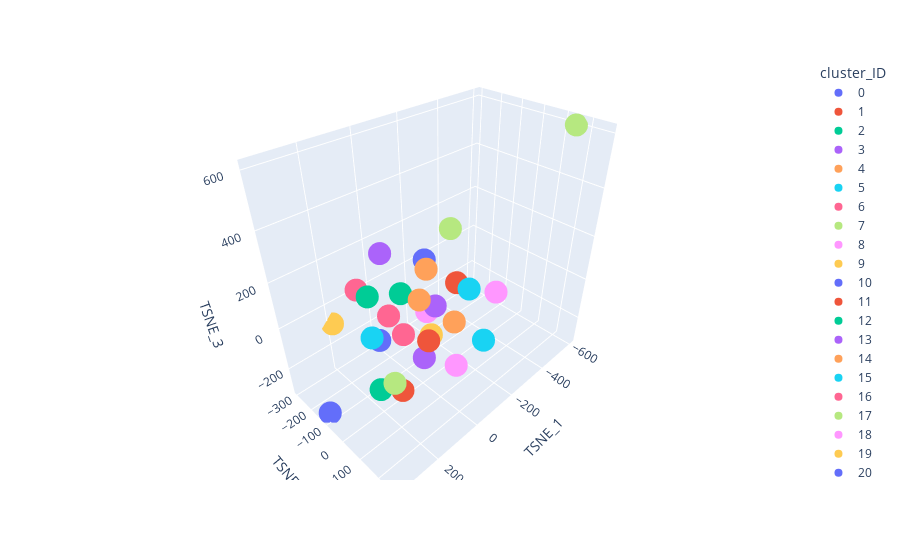
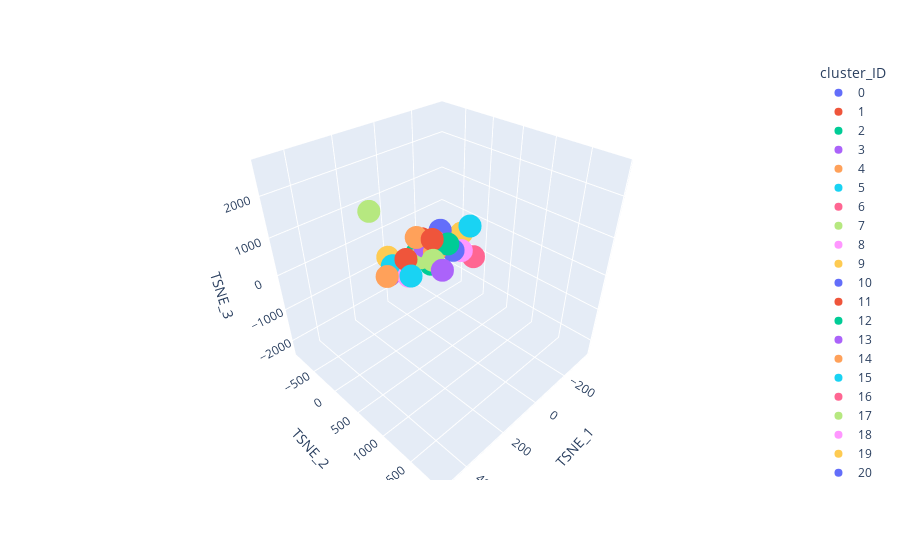
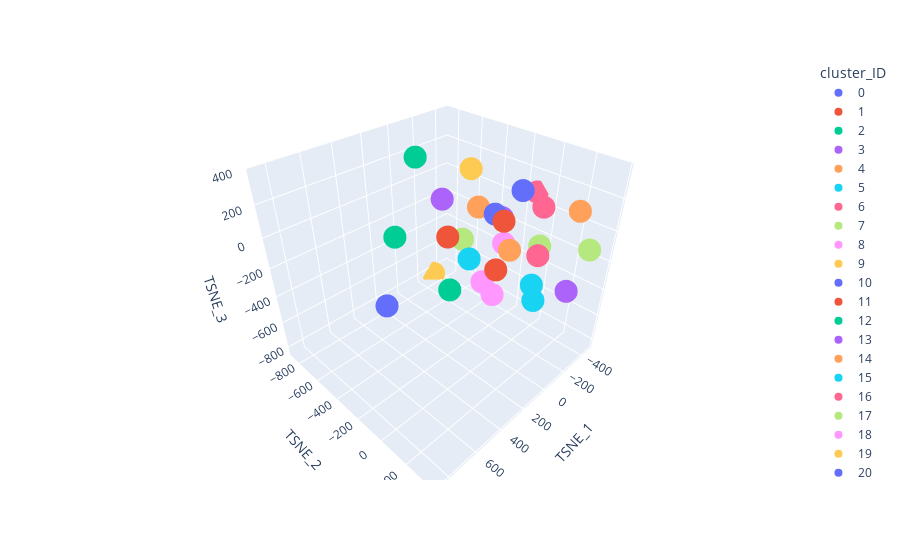
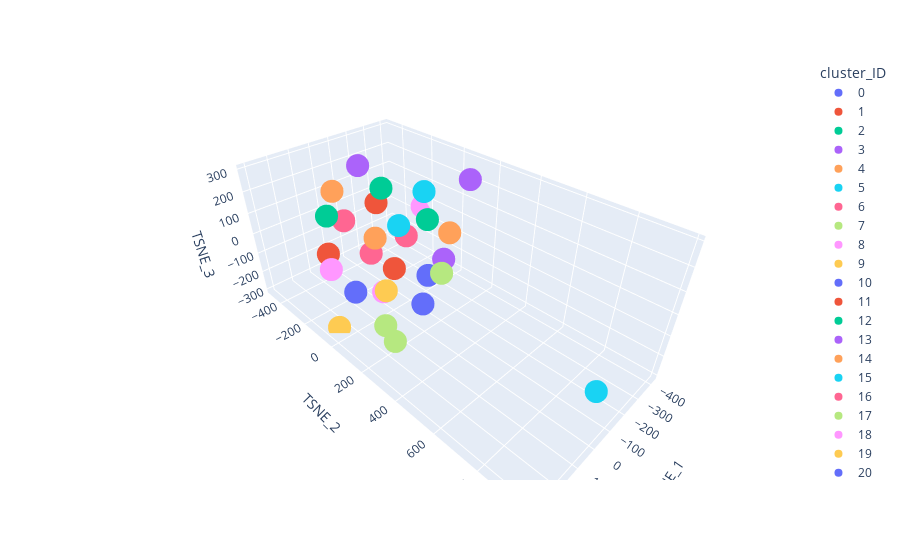

Notebook source saved alongside these figures, in order:
### Code cell
for perplexity in range(5,50,10):
    tsne_3_components = apply_tsne(X, 3, perplexity)
    plot_cluster_amine(tsne_3_components, tsne_3_components, distance = 6, method = 'TSNE')

### Figure 1 — Plotly figure (JSON) as saved in the notebook; plotly's stock layout.template omitted (floating-point values rounded to 4 significant figures)
{"data": [{"hovertemplate": "cluster_ID=0<br>TSNE_1=%{x}<br>TSNE_2=%{y}<br>TSNE_3=%{z}<extra></extra>", "legendgroup": "0", "marker": {"color": "#636efa", "symbol": "circle"}, "mode": "markers", "name": "0", "scene": "scene", "showlegend": true, "type": "scatter3d", "x": [358.3], "y": [-117.5], "z": [-304.8]}, {"hovertemplate": "cluster_ID=1<br>TSNE_1=%{x}<br>TSNE_2=%{y}<br>TSNE_3=%{z}<extra></extra>", "legendgroup": "1", "marker": {"color": "#EF553B", "symbol": "circle"}, "mode": "markers", "name": "1", "scene": "scene", "showlegend": true, "type": "scatter3d", "x": [131.0], "y": [31.74], "z": [-246.1]}, {"hovertemplate": "cluster_ID=2<br>TSNE_1=%{x}<br>TSNE_2=%{y}<br>TSNE_3=%{z}<extra></extra>", "legendgroup": "2", "marker": {"color": "#00cc96", "symbol": "circle"}, "mode": "markers", "name": "2", "scene": "scene", "showlegend": true, "type": "scatter3d", "x": [173.9], "y": [-69.85], "z": [161.2]}, {"hovertemplate": "cluster_ID=3<br>TSNE_1=%{x}<br>TSNE_2=%{y}<br>TSNE_3=%{z}<extra></extra>", "legendgroup": "3", "marker": {"color": "#ab63fa", "symbol": "circle"}, "mode": "markers", "name": "3", "scene": "scene", "showlegend": true, "type": "scatter3d", "x": [115.1], "y": [-60.86], "z": [309.1]}, {"hovertemplate": "cluster_ID=4<br>TSNE_1=%{x}<br>TSNE_2=%{y}<br>TSNE_3=%{z}<extra></extra>", "legendgroup": "4", "marker": {"color": "#FFA15A", "symbol": "circle"}, "mode": "markers", "name": "4", "scene": "scene", "showlegend": true, "type": "scatter3d", "x": [-132.9], "y": [37.68], "z": [-70.9]}, {"hovertemplate": "cluster_ID=5<br>TSNE_1=%{x}<br>TSNE_2=%{y}<br>TSNE_3=%{z}<extra></extra>", "legendgroup": "5", "marker": {"color": "#19d3f3", "symbol": "circle"}, "mode": "markers", "name": "5", "scene": "scene", "showlegend": true, "type": "scatter3d", "x": [184.1], "y": [-52.64], "z": [-4.046]}, {"hovertemplate": "cluster_ID=6<br>TSNE_1=%{x}<br>TSNE_2=%{y}<br>TSNE_3=%{z}<extra></extra>", "legendgroup": "6", "marker": {"color": "#FF6692", "symbol": "circle"}, "mode": "markers", "name": "6", "scene": "scene", "showlegend": true, "type": "scatter3d", "x": [116.9], "y": [-218.9], "z": [77.63]}, {"hovertemplate": "cluster_ID=7<br>TSNE_1=%{x}<br>TSNE_2=%{y}<br>TSNE_3=%{z}<extra></extra>", "legendgroup": "7", "marker": {"color": "#B6E880", "symbol": "circle"}, "mode": "markers", "name": "7", "scene": "scene", "showlegend": true, "type": "scatter3d", "x": [-136.4], "y": [8.758], "z": [325.4]}, {"hovertemplate": "cluster_ID=8<br>TSNE_1=%{x}<br>TSNE_2=%{y}<br>TSNE_3=%{z}<extra></extra>", "legendgroup": "8", "marker": {"color": "#FF97FF", "symbol": "circle"}, "mode": "markers", "name": "8", "scene": "scene", "showlegend": true, "type": "scatter3d", "x": [-4.114], "y": [172.2], "z": [-110.7]}, {"hovertemplate": "cluster_ID=9<br>TSNE_1=%{x}<br>TSNE_2=%{y}<br>TSNE_3=%{z}<extra></extra>", "legendgroup": "9", "marker": {"color": "#FECB52", "symbol": "circle"}, "mode": "markers", "name": "9", "scene": "scene", "showlegend": true, "type": "scatter3d", "x": [189.8], "y": [-298.1], "z": [-88.44]}, {"hovertemplate": "cluster_ID=10<br>TSNE_1=%{x}<br>TSNE_2=%{y}<br>TSNE_3=%{z}<extra></extra>", "legendgroup": "10", "marker": {"color": "#636efa", "symbol": "circle"}, "mode": "markers", "name": "10", "scene": "scene", "showlegend": true, "type": "scatter3d", "x": [-121.2], "y": [-109.1], "z": [148.7]}, {"hovertemplate": "cluster_ID=11<br>TSNE_1=%{x}<br>TSNE_2=%{y}<br>TSNE_3=%{z}<extra></extra>", "legendgroup": "11", "marker": {"color": "#EF553B", "symbol": "circle"}, "mode": "markers", "name": "11", "scene": "scene", "showlegend": true, "type": "scatter3d", "x": [29.49], "y": [68.02], "z": [-39.99]}, {"hovertemplate": "cluster_ID=12<br>TSNE_1=%{x}<br>TSNE_2=%{y}<br>TSNE_3=%{z}<extra></extra>", "legendgroup": "12", "marker": {"color": "#00cc96", "symbol": "circle"}, "mode": "markers", "name": "12", "scene": "scene", "showlegend": true, "type": "scatter3d", "x": [2.328], "y": [-107.5], "z": [59.41]}, {"hovertemplate": "cluster_ID=13<br>TSNE_1=%{x}<br>TSNE_2=%{y}<br>TSNE_3=%{z}<extra></extra>", "legendgroup": "13", "marker": {"color": "#ab63fa", "symbol": "circle"}, "mode": "markers", "name": "13", "scene": "scene", "showlegend": true, "type": "scatter3d", "x": [-24.72], "y": [-17.29], "z": [-221.9]}, {"hovertemplate": "cluster_ID=14<br>TSNE_1=%{x}<br>TSNE_2=%{y}<br>TSNE_3=%{z}<extra></extra>", "legendgroup": "14", "marker": {"color": "#FFA15A", "symbol": "circle"}, "mode": "markers", "name": "14", "scene": "scene", "showlegend": true, "type": "scatter3d", "x": [110.1], "y": [115.6], "z": [216.8]}, {"hovertemplate": "cluster_ID=15<br>TSNE_1=%{x}<br>TSNE_2=%{y}<br>TSNE_3=%{z}<extra></extra>", "legendgroup": "15", "marker": {"color": "#19d3f3", "symbol": "circle"}, "mode": "markers", "name": "15", "scene": "scene", "showlegend": true, "type": "scatter3d", "x": [-27.44], "y": [269.2], "z": [58.65]}, {"hovertemplate": "cluster_ID=16<br>TSNE_1=%{x}<br>TSNE_2=%{y}<br>TSNE_3=%{z}<extra></extra>", "legendgroup": "16", "marker": {"color": "#FF6692", "symbol": "circle"}, "mode": "markers", "name": "16", "scene": "scene", "showlegend": true, "type": "scatter3d", "x": [165.6], "y": [97.01], "z": [96.48]}, {"hovertemplate": "cluster_ID=17<br>TSNE_1=%{x}<br>TSNE_2=%{y}<br>TSNE_3=%{z}<extra></extra>", "legendgroup": "17", "marker": {"color": "#B6E880", "symbol": "circle"}, "mode": "markers", "name": "17", "scene": "scene", "showlegend": true, "type": "scatter3d", "x": [-601.5], "y": [154.7], "z": [602.8]}, {"hovertemplate": "cluster_ID=18<br>TSNE_1=%{x}<br>TSNE_2=%{y}<br>TSNE_3=%{z}<extra></extra>", "legendgroup": "18", "marker": {"color": "#FF97FF", "symbol": "circle"}, "mode": "markers", "name": "18", "scene": "scene", "showlegend": true, "type": "scatter3d", "x": [-89.89], "y": [-67.91], "z": [-56.89]}, {"hovertemplate": "cluster_ID=19<br>TSNE_1=%{x}<br>TSNE_2=%{y}<br>TSNE_3=%{z}<extra></extra>", "legendgroup": "19", "marker": {"color": "#FECB52", "symbol": "circle"}, "mode": "markers", "name": "19", "scene": "scene", "showlegend": true, "type": "scatter3d", "x": [-161.9], "y": [-120.7], "z": [-257.6]}, {"hovertemplate": "cluster_ID=20<br>TSNE_1=%{x}<br>TSNE_2=%{y}<br>TSNE_3=%{z}<extra></extra>", "legendgroup": "20", "marker": {"color": "#636efa", "symbol": "circle"}, "mode": "markers", "name": "20", "scene": "scene", "showlegend": true, "type": "scatter3d", "x": [104.7], "y": [-120.3], "z": [-113.1]}, {"hovertemplate": "cluster_ID=21<br>TSNE_1=%{x}<br>TSNE_2=%{y}<br>TSNE_3=%{z}<extra></extra>", "legendgroup": "21", "marker": {"color": "#EF553B", "symbol": "circle"}, "mode": "markers", "name": "21", "scene": "scene", "showlegend": true, "type": "scatter3d", "x": [-243.4], "y": [-57.07], "z": [6.626]}, {"hovertemplate": "cluster_ID=22<br>TSNE_1=%{x}<br>TSNE_2=%{y}<br>TSNE_3=%{z}<extra></extra>", "legendgroup": "22", "marker": {"color": "#00cc96", "symbol": "circle"}, "mode": "markers", "name": "22", "scene": "scene", "showlegend": true, "type": "scatter3d", "x": [222.1], "y": [24.28], "z": [-174.5]}, {"hovertemplate": "cluster_ID=23<br>TSNE_1=%{x}<br>TSNE_2=%{y}<br>TSNE_3=%{z}<extra></extra>", "legendgroup": "23", "marker": {"color": "#ab63fa", "symbol": "circle"}, "mode": "markers", "name": "23", "scene": "scene", "showlegend": true, "type": "scatter3d", "x": [-55.89], "y": [14.46], "z": [38.6]}, {"hovertemplate": "cluster_ID=24<br>TSNE_1=%{x}<br>TSNE_2=%{y}<br>TSNE_3=%{z}<extra></extra>", "legendgroup": "24", "marker": {"color": "#FFA15A", "symbol": "circle"}, "mode": "markers", "name": "24", "scene": "scene", "showlegend": true, "type": "scatter3d", "x": [-53.11], "y": [-26.76], "z": [181.5]}, {"hovertemplate": "cluster_ID=25<br>TSNE_1=%{x}<br>TSNE_2=%{y}<br>TSNE_3=%{z}<extra></extra>", "legendgroup": "25", "marker": {"color": "#19d3f3", "symbol": "circle"}, "mode": "markers", "name": "25", "scene": "scene", "showlegend": true, "type": "scatter3d", "x": [-63.36], "y": [167.1], "z": [193.8]}, {"hovertemplate": "cluster_ID=26<br>TSNE_1=%{x}<br>TSNE_2=%{y}<br>TSNE_3=%{z}<extra></extra>", "legendgroup": "26", "marker": {"color": "#FF6692", "symbol": "circle"}, "mode": "markers", "name": "26", "scene": "scene", "showlegend": true, "type": "scatter3d", "x": [-14.25], "y": [-211.3], "z": [-119.6]}, {"hovertemplate": "cluster_ID=27<br>TSNE_1=%{x}<br>TSNE_2=%{y}<br>TSNE_3=%{z}<extra></extra>", "legendgroup": "27", "marker": {"color": "#B6E880", "symbol": "circle"}, "mode": "markers", "name": "27", "scene": "scene", "showlegend": true, "type": "scatter3d", "x": [224.0], "y": [109.5], "z": [-74.3]}, {"hovertemplate": "cluster_ID=28<br>TSNE_1=%{x}<br>TSNE_2=%{y}<br>TSNE_3=%{z}<extra></extra>", "legendgroup": "28", "marker": {"color": "#FF97FF", "symbol": "circle"}, "mode": "markers", "name": "28", "scene": "scene", "showlegend": true, "type": "scatter3d", "x": [-244.1], "y": [139.3], "z": [66.87]}], "layout": {"legend": {"title": {"text": "cluster_ID"}, "tracegroupgap": 0}, "margin": {"t": 60}, "scene": {"domain": {"x": [0, 1], "y": [0, 1]}, "xaxis": {"title": {"text": "TSNE_1"}}, "yaxis": {"title": {"text": "TSNE_2"}}, "zaxis": {"title": {"text": "TSNE_3"}}}}}

### Figure 2 — Plotly figure (JSON) as saved in the notebook; plotly's stock layout.template omitted (floating-point values rounded to 4 significant figures)
{"data": [{"hovertemplate": "cluster_ID=0<br>TSNE_1=%{x}<br>TSNE_2=%{y}<br>TSNE_3=%{z}<extra></extra>", "legendgroup": "0", "marker": {"color": "#636efa", "symbol": "circle"}, "mode": "markers", "name": "0", "scene": "scene", "showlegend": true, "type": "scatter3d", "x": [-84.54], "y": [210.6], "z": [17.61]}, {"hovertemplate": "cluster_ID=1<br>TSNE_1=%{x}<br>TSNE_2=%{y}<br>TSNE_3=%{z}<extra></extra>", "legendgroup": "1", "marker": {"color": "#EF553B", "symbol": "circle"}, "mode": "markers", "name": "1", "scene": "scene", "showlegend": true, "type": "scatter3d", "x": [-71.84], "y": [-376.5], "z": [-73.88]}, {"hovertemplate": "cluster_ID=2<br>TSNE_1=%{x}<br>TSNE_2=%{y}<br>TSNE_3=%{z}<extra></extra>", "legendgroup": "2", "marker": {"color": "#00cc96", "symbol": "circle"}, "mode": "markers", "name": "2", "scene": "scene", "showlegend": true, "type": "scatter3d", "x": [0.5101], "y": [-225.9], "z": [-195.8]}, {"hovertemplate": "cluster_ID=3<br>TSNE_1=%{x}<br>TSNE_2=%{y}<br>TSNE_3=%{z}<extra></extra>", "legendgroup": "3", "marker": {"color": "#ab63fa", "symbol": "circle"}, "mode": "markers", "name": "3", "scene": "scene", "showlegend": true, "type": "scatter3d", "x": [183.0], "y": [-111.9], "z": [-224.5]}, {"hovertemplate": "cluster_ID=4<br>TSNE_1=%{x}<br>TSNE_2=%{y}<br>TSNE_3=%{z}<extra></extra>", "legendgroup": "4", "marker": {"color": "#FFA15A", "symbol": "circle"}, "mode": "markers", "name": "4", "scene": "scene", "showlegend": true, "type": "scatter3d", "x": [9.746], "y": [-189.4], "z": [316.5]}, {"hovertemplate": "cluster_ID=5<br>TSNE_1=%{x}<br>TSNE_2=%{y}<br>TSNE_3=%{z}<extra></extra>", "legendgroup": "5", "marker": {"color": "#19d3f3", "symbol": "circle"}, "mode": "markers", "name": "5", "scene": "scene", "showlegend": true, "type": "scatter3d", "x": [-235.4], "y": [66.34], "z": [231.9]}, {"hovertemplate": "cluster_ID=6<br>TSNE_1=%{x}<br>TSNE_2=%{y}<br>TSNE_3=%{z}<extra></extra>", "legendgroup": "6", "marker": {"color": "#FF6692", "symbol": "circle"}, "mode": "markers", "name": "6", "scene": "scene", "showlegend": true, "type": "scatter3d", "x": [-352.9], "y": [-880.4], "z": [-2327.0]}, {"hovertemplate": "cluster_ID=7<br>TSNE_1=%{x}<br>TSNE_2=%{y}<br>TSNE_3=%{z}<extra></extra>", "legendgroup": "7", "marker": {"color": "#B6E880", "symbol": "circle"}, "mode": "markers", "name": "7", "scene": "scene", "showlegend": true, "type": "scatter3d", "x": [55.06], "y": [291.2], "z": [184.9]}, {"hovertemplate": "cluster_ID=8<br>TSNE_1=%{x}<br>TSNE_2=%{y}<br>TSNE_3=%{z}<extra></extra>", "legendgroup": "8", "marker": {"color": "#FF97FF", "symbol": "circle"}, "mode": "markers", "name": "8", "scene": "scene", "showlegend": true, "type": "scatter3d", "x": [-186.8], "y": [-30.15], "z": [-196.1]}, {"hovertemplate": "cluster_ID=9<br>TSNE_1=%{x}<br>TSNE_2=%{y}<br>TSNE_3=%{z}<extra></extra>", "legendgroup": "9", "marker": {"color": "#FECB52", "symbol": "circle"}, "mode": "markers", "name": "9", "scene": "scene", "showlegend": true, "type": "scatter3d", "x": [158.2], "y": [-217.6], "z": [128.8]}, {"hovertemplate": "cluster_ID=10<br>TSNE_1=%{x}<br>TSNE_2=%{y}<br>TSNE_3=%{z}<extra></extra>", "legendgroup": "10", "marker": {"color": "#636efa", "symbol": "circle"}, "mode": "markers", "name": "10", "scene": "scene", "showlegend": true, "type": "scatter3d", "x": [42.55], "y": [-203.2], "z": [-389.2]}, {"hovertemplate": "cluster_ID=11<br>TSNE_1=%{x}<br>TSNE_2=%{y}<br>TSNE_3=%{z}<extra></extra>", "legendgroup": "11", "marker": {"color": "#EF553B", "symbol": "circle"}, "mode": "markers", "name": "11", "scene": "scene", "showlegend": true, "type": "scatter3d", "x": [130.6], "y": [43.66], "z": [210.8]}, {"hovertemplate": "cluster_ID=12<br>TSNE_1=%{x}<br>TSNE_2=%{y}<br>TSNE_3=%{z}<extra></extra>", "legendgroup": "12", "marker": {"color": "#00cc96", "symbol": "circle"}, "mode": "markers", "name": "12", "scene": "scene", "showlegend": true, "type": "scatter3d", "x": [-3.306], "y": [50.99], "z": [-299.6]}, {"hovertemplate": "cluster_ID=13<br>TSNE_1=%{x}<br>TSNE_2=%{y}<br>TSNE_3=%{z}<extra></extra>", "legendgroup": "13", "marker": {"color": "#ab63fa", "symbol": "circle"}, "mode": "markers", "name": "13", "scene": "scene", "showlegend": true, "type": "scatter3d", "x": [-8.03], "y": [-91.22], "z": [99.44]}, {"hovertemplate": "cluster_ID=14<br>TSNE_1=%{x}<br>TSNE_2=%{y}<br>TSNE_3=%{z}<extra></extra>", "legendgroup": "14", "marker": {"color": "#FFA15A", "symbol": "circle"}, "mode": "markers", "name": "14", "scene": "scene", "showlegend": true, "type": "scatter3d", "x": [-26.33], "y": [42.98], "z": [-10.34]}, {"hovertemplate": "cluster_ID=15<br>TSNE_1=%{x}<br>TSNE_2=%{y}<br>TSNE_3=%{z}<extra></extra>", "legendgroup": "15", "marker": {"color": "#19d3f3", "symbol": "circle"}, "mode": "markers", "name": "15", "scene": "scene", "showlegend": true, "type": "scatter3d", "x": [159.4], "y": [-127.8], "z": [-32.23]}, {"hovertemplate": "cluster_ID=16<br>TSNE_1=%{x}<br>TSNE_2=%{y}<br>TSNE_3=%{z}<extra></extra>", "legendgroup": "16", "marker": {"color": "#FF6692", "symbol": "circle"}, "mode": "markers", "name": "16", "scene": "scene", "showlegend": true, "type": "scatter3d", "x": [-90.66], "y": [-162.7], "z": [-41.02]}, {"hovertemplate": "cluster_ID=17<br>TSNE_1=%{x}<br>TSNE_2=%{y}<br>TSNE_3=%{z}<extra></extra>", "legendgroup": "17", "marker": {"color": "#B6E880", "symbol": "circle"}, "mode": "markers", "name": "17", "scene": "scene", "showlegend": true, "type": "scatter3d", "x": [22.85], "y": [-66.68], "z": [-136.9]}, {"hovertemplate": "cluster_ID=18<br>TSNE_1=%{x}<br>TSNE_2=%{y}<br>TSNE_3=%{z}<extra></extra>", "legendgroup": "18", "marker": {"color": "#FF97FF", "symbol": "circle"}, "mode": "markers", "name": "18", "scene": "scene", "showlegend": true, "type": "scatter3d", "x": [139.6], "y": [118.2], "z": [-171.1]}, {"hovertemplate": "cluster_ID=19<br>TSNE_1=%{x}<br>TSNE_2=%{y}<br>TSNE_3=%{z}<extra></extra>", "legendgroup": "19", "marker": {"color": "#FECB52", "symbol": "circle"}, "mode": "markers", "name": "19", "scene": "scene", "showlegend": true, "type": "scatter3d", "x": [-208.8], "y": [-15.5], "z": [28.45]}, {"hovertemplate": "cluster_ID=20<br>TSNE_1=%{x}<br>TSNE_2=%{y}<br>TSNE_3=%{z}<extra></extra>", "legendgroup": "20", "marker": {"color": "#636efa", "symbol": "circle"}, "mode": "markers", "name": "20", "scene": "scene", "showlegend": true, "type": "scatter3d", "x": [-140.8], "y": [-226.3], "z": [122.0]}, {"hovertemplate": "cluster_ID=21<br>TSNE_1=%{x}<br>TSNE_2=%{y}<br>TSNE_3=%{z}<extra></extra>", "legendgroup": "21", "marker": {"color": "#EF553B", "symbol": "circle"}, "mode": "markers", "name": "21", "scene": "scene", "showlegend": true, "type": "scatter3d", "x": [-31.24], "y": [-16.75], "z": [289.2]}, {"hovertemplate": "cluster_ID=22<br>TSNE_1=%{x}<br>TSNE_2=%{y}<br>TSNE_3=%{z}<extra></extra>", "legendgroup": "22", "marker": {"color": "#00cc96", "symbol": "circle"}, "mode": "markers", "name": "22", "scene": "scene", "showlegend": true, "type": "scatter3d", "x": [-70.4], "y": [153.7], "z": [193.7]}, {"hovertemplate": "cluster_ID=23<br>TSNE_1=%{x}<br>TSNE_2=%{y}<br>TSNE_3=%{z}<extra></extra>", "legendgroup": "23", "marker": {"color": "#ab63fa", "symbol": "circle"}, "mode": "markers", "name": "23", "scene": "scene", "showlegend": true, "type": "scatter3d", "x": [496.7], "y": [1920.0], "z": [2640.0]}, {"hovertemplate": "cluster_ID=24<br>TSNE_1=%{x}<br>TSNE_2=%{y}<br>TSNE_3=%{z}<extra></extra>", "legendgroup": "24", "marker": {"color": "#FFA15A", "symbol": "circle"}, "mode": "markers", "name": "24", "scene": "scene", "showlegend": true, "type": "scatter3d", "x": [230.7], "y": [49.65], "z": [30.84]}, {"hovertemplate": "cluster_ID=25<br>TSNE_1=%{x}<br>TSNE_2=%{y}<br>TSNE_3=%{z}<extra></extra>", "legendgroup": "25", "marker": {"color": "#19d3f3", "symbol": "circle"}, "mode": "markers", "name": "25", "scene": "scene", "showlegend": true, "type": "scatter3d", "x": [157.7], "y": [234.4], "z": [-6.904]}, {"hovertemplate": "cluster_ID=26<br>TSNE_1=%{x}<br>TSNE_2=%{y}<br>TSNE_3=%{z}<extra></extra>", "legendgroup": "26", "marker": {"color": "#FF6692", "symbol": "circle"}, "mode": "markers", "name": "26", "scene": "scene", "showlegend": true, "type": "scatter3d", "x": [-303.3], "y": [-37.36], "z": [-978.0]}, {"hovertemplate": "cluster_ID=27<br>TSNE_1=%{x}<br>TSNE_2=%{y}<br>TSNE_3=%{z}<extra></extra>", "legendgroup": "27", "marker": {"color": "#B6E880", "symbol": "circle"}, "mode": "markers", "name": "27", "scene": "scene", "showlegend": true, "type": "scatter3d", "x": [281.9], "y": [21.8], "z": [1791.0]}, {"hovertemplate": "cluster_ID=28<br>TSNE_1=%{x}<br>TSNE_2=%{y}<br>TSNE_3=%{z}<extra></extra>", "legendgroup": "28", "marker": {"color": "#FF97FF", "symbol": "circle"}, "mode": "markers", "name": "28", "scene": "scene", "showlegend": true, "type": "scatter3d", "x": [-143.2], "y": [187.0], "z": [-165.8]}], "layout": {"legend": {"title": {"text": "cluster_ID"}, "tracegroupgap": 0}, "margin": {"t": 60}, "scene": {"domain": {"x": [0, 1], "y": [0, 1]}, "xaxis": {"title": {"text": "TSNE_1"}}, "yaxis": {"title": {"text": "TSNE_2"}}, "zaxis": {"title": {"text": "TSNE_3"}}}}}

### Figure 3 — Plotly figure (JSON) as saved in the notebook; plotly's stock layout.template omitted (floating-point values rounded to 4 significant figures)
{"data": [{"hovertemplate": "cluster_ID=0<br>TSNE_1=%{x}<br>TSNE_2=%{y}<br>TSNE_3=%{z}<extra></extra>", "legendgroup": "0", "marker": {"color": "#636efa", "symbol": "circle"}, "mode": "markers", "name": "0", "scene": "scene", "showlegend": true, "type": "scatter3d", "x": [861.8], "y": [87.46], "z": [83.44]}, {"hovertemplate": "cluster_ID=1<br>TSNE_1=%{x}<br>TSNE_2=%{y}<br>TSNE_3=%{z}<extra></extra>", "legendgroup": "1", "marker": {"color": "#EF553B", "symbol": "circle"}, "mode": "markers", "name": "1", "scene": "scene", "showlegend": true, "type": "scatter3d", "x": [304.7], "y": [-104.1], "z": [96.02]}, {"hovertemplate": "cluster_ID=2<br>TSNE_1=%{x}<br>TSNE_2=%{y}<br>TSNE_3=%{z}<extra></extra>", "legendgroup": "2", "marker": {"color": "#00cc96", "symbol": "circle"}, "mode": "markers", "name": "2", "scene": "scene", "showlegend": true, "type": "scatter3d", "x": [501.2], "y": [-280.9], "z": [103.7]}, {"hovertemplate": "cluster_ID=3<br>TSNE_1=%{x}<br>TSNE_2=%{y}<br>TSNE_3=%{z}<extra></extra>", "legendgroup": "3", "marker": {"color": "#ab63fa", "symbol": "circle"}, "mode": "markers", "name": "3", "scene": "scene", "showlegend": true, "type": "scatter3d", "x": [53.08], "y": [-395.4], "z": [110.0]}, {"hovertemplate": "cluster_ID=4<br>TSNE_1=%{x}<br>TSNE_2=%{y}<br>TSNE_3=%{z}<extra></extra>", "legendgroup": "4", "marker": {"color": "#FFA15A", "symbol": "circle"}, "mode": "markers", "name": "4", "scene": "scene", "showlegend": true, "type": "scatter3d", "x": [-12.32], "y": [-180.7], "z": [116.7]}, {"hovertemplate": "cluster_ID=5<br>TSNE_1=%{x}<br>TSNE_2=%{y}<br>TSNE_3=%{z}<extra></extra>", "legendgroup": "5", "marker": {"color": "#19d3f3", "symbol": "circle"}, "mode": "markers", "name": "5", "scene": "scene", "showlegend": true, "type": "scatter3d", "x": [98.61], "y": [307.2], "z": [-195.3]}, {"hovertemplate": "cluster_ID=6<br>TSNE_1=%{x}<br>TSNE_2=%{y}<br>TSNE_3=%{z}<extra></extra>", "legendgroup": "6", "marker": {"color": "#FF6692", "symbol": "circle"}, "mode": "markers", "name": "6", "scene": "scene", "showlegend": true, "type": "scatter3d", "x": [-308.3], "y": [43.28], "z": [88.33]}, {"hovertemplate": "cluster_ID=7<br>TSNE_1=%{x}<br>TSNE_2=%{y}<br>TSNE_3=%{z}<extra></extra>", "legendgroup": "7", "marker": {"color": "#B6E880", "symbol": "circle"}, "mode": "markers", "name": "7", "scene": "scene", "showlegend": true, "type": "scatter3d", "x": [-290.5], "y": [368.9], "z": [-37.8]}, {"hovertemplate": "cluster_ID=8<br>TSNE_1=%{x}<br>TSNE_2=%{y}<br>TSNE_3=%{z}<extra></extra>", "legendgroup": "8", "marker": {"color": "#FF97FF", "symbol": "circle"}, "mode": "markers", "name": "8", "scene": "scene", "showlegend": true, "type": "scatter3d", "x": [-50.47], "y": [-158.3], "z": [-398.3]}, {"hovertemplate": "cluster_ID=9<br>TSNE_1=%{x}<br>TSNE_2=%{y}<br>TSNE_3=%{z}<extra></extra>", "legendgroup": "9", "marker": {"color": "#FECB52", "symbol": "circle"}, "mode": "markers", "name": "9", "scene": "scene", "showlegend": true, "type": "scatter3d", "x": [3.688], "y": [-229.7], "z": [330.5]}, {"hovertemplate": "cluster_ID=10<br>TSNE_1=%{x}<br>TSNE_2=%{y}<br>TSNE_3=%{z}<extra></extra>", "legendgroup": "10", "marker": {"color": "#636efa", "symbol": "circle"}, "mode": "markers", "name": "10", "scene": "scene", "showlegend": true, "type": "scatter3d", "x": [75.38], "y": [6.711], "z": [180.4]}, {"hovertemplate": "cluster_ID=11<br>TSNE_1=%{x}<br>TSNE_2=%{y}<br>TSNE_3=%{z}<extra></extra>", "legendgroup": "11", "marker": {"color": "#EF553B", "symbol": "circle"}, "mode": "markers", "name": "11", "scene": "scene", "showlegend": true, "type": "scatter3d", "x": [-27.88], "y": [-43.37], "z": [-241.8]}, {"hovertemplate": "cluster_ID=12<br>TSNE_1=%{x}<br>TSNE_2=%{y}<br>TSNE_3=%{z}<extra></extra>", "legendgroup": "12", "marker": {"color": "#00cc96", "symbol": "circle"}, "mode": "markers", "name": "12", "scene": "scene", "showlegend": true, "type": "scatter3d", "x": [379.6], "y": [-13.99], "z": [-148.8]}, {"hovertemplate": "cluster_ID=13<br>TSNE_1=%{x}<br>TSNE_2=%{y}<br>TSNE_3=%{z}<extra></extra>", "legendgroup": "13", "marker": {"color": "#ab63fa", "symbol": "circle"}, "mode": "markers", "name": "13", "scene": "scene", "showlegend": true, "type": "scatter3d", "x": [-113.7], "y": [369.7], "z": [-217.8]}, {"hovertemplate": "cluster_ID=14<br>TSNE_1=%{x}<br>TSNE_2=%{y}<br>TSNE_3=%{z}<extra></extra>", "legendgroup": "14", "marker": {"color": "#FFA15A", "symbol": "circle"}, "mode": "markers", "name": "14", "scene": "scene", "showlegend": true, "type": "scatter3d", "x": [-231.3], "y": [307.8], "z": [194.3]}, {"hovertemplate": "cluster_ID=15<br>TSNE_1=%{x}<br>TSNE_2=%{y}<br>TSNE_3=%{z}<extra></extra>", "legendgroup": "15", "marker": {"color": "#19d3f3", "symbol": "circle"}, "mode": "markers", "name": "15", "scene": "scene", "showlegend": true, "type": "scatter3d", "x": [-112.5], "y": [151.6], "z": [-291.9]}, {"hovertemplate": "cluster_ID=16<br>TSNE_1=%{x}<br>TSNE_2=%{y}<br>TSNE_3=%{z}<extra></extra>", "legendgroup": "16", "marker": {"color": "#FF6692", "symbol": "circle"}, "mode": "markers", "name": "16", "scene": "scene", "showlegend": true, "type": "scatter3d", "x": [-465.1], "y": [-114.9], "z": [70.94]}, {"hovertemplate": "cluster_ID=17<br>TSNE_1=%{x}<br>TSNE_2=%{y}<br>TSNE_3=%{z}<extra></extra>", "legendgroup": "17", "marker": {"color": "#B6E880", "symbol": "circle"}, "mode": "markers", "name": "17", "scene": "scene", "showlegend": true, "type": "scatter3d", "x": [33.7], "y": [-251.0], "z": [-99.67]}, {"hovertemplate": "cluster_ID=18<br>TSNE_1=%{x}<br>TSNE_2=%{y}<br>TSNE_3=%{z}<extra></extra>", "legendgroup": "18", "marker": {"color": "#FF97FF", "symbol": "circle"}, "mode": "markers", "name": "18", "scene": "scene", "showlegend": true, "type": "scatter3d", "x": [-25.4], "y": [-0.8365], "z": [-43.0]}, {"hovertemplate": "cluster_ID=19<br>TSNE_1=%{x}<br>TSNE_2=%{y}<br>TSNE_3=%{z}<extra></extra>", "legendgroup": "19", "marker": {"color": "#FECB52", "symbol": "circle"}, "mode": "markers", "name": "19", "scene": "scene", "showlegend": true, "type": "scatter3d", "x": [-323.6], "y": [-866.3], "z": [-832.5]}, {"hovertemplate": "cluster_ID=20<br>TSNE_1=%{x}<br>TSNE_2=%{y}<br>TSNE_3=%{z}<extra></extra>", "legendgroup": "20", "marker": {"color": "#636efa", "symbol": "circle"}, "mode": "markers", "name": "20", "scene": "scene", "showlegend": true, "type": "scatter3d", "x": [-145.9], "y": [6.799], "z": [234.3]}, {"hovertemplate": "cluster_ID=21<br>TSNE_1=%{x}<br>TSNE_2=%{y}<br>TSNE_3=%{z}<extra></extra>", "legendgroup": "21", "marker": {"color": "#EF553B", "symbol": "circle"}, "mode": "markers", "name": "21", "scene": "scene", "showlegend": true, "type": "scatter3d", "x": [237.1], "y": [187.7], "z": [277.7]}, {"hovertemplate": "cluster_ID=22<br>TSNE_1=%{x}<br>TSNE_2=%{y}<br>TSNE_3=%{z}<extra></extra>", "legendgroup": "22", "marker": {"color": "#00cc96", "symbol": "circle"}, "mode": "markers", "name": "22", "scene": "scene", "showlegend": true, "type": "scatter3d", "x": [163.7], "y": [-487.6], "z": [365.5]}, {"hovertemplate": "cluster_ID=23<br>TSNE_1=%{x}<br>TSNE_2=%{y}<br>TSNE_3=%{z}<extra></extra>", "legendgroup": "23", "marker": {"color": "#ab63fa", "symbol": "circle"}, "mode": "markers", "name": "23", "scene": "scene", "showlegend": true, "type": "scatter3d", "x": [-189.4], "y": [-149.0], "z": [-7.142]}, {"hovertemplate": "cluster_ID=24<br>TSNE_1=%{x}<br>TSNE_2=%{y}<br>TSNE_3=%{z}<extra></extra>", "legendgroup": "24", "marker": {"color": "#FFA15A", "symbol": "circle"}, "mode": "markers", "name": "24", "scene": "scene", "showlegend": true, "type": "scatter3d", "x": [158.5], "y": [176.1], "z": [78.54]}, {"hovertemplate": "cluster_ID=25<br>TSNE_1=%{x}<br>TSNE_2=%{y}<br>TSNE_3=%{z}<extra></extra>", "legendgroup": "25", "marker": {"color": "#19d3f3", "symbol": "circle"}, "mode": "markers", "name": "25", "scene": "scene", "showlegend": true, "type": "scatter3d", "x": [175.6], "y": [-69.77], "z": [-81.78]}, {"hovertemplate": "cluster_ID=26<br>TSNE_1=%{x}<br>TSNE_2=%{y}<br>TSNE_3=%{z}<extra></extra>", "legendgroup": "26", "marker": {"color": "#FF6692", "symbol": "circle"}, "mode": "markers", "name": "26", "scene": "scene", "showlegend": true, "type": "scatter3d", "x": [-35.37], "y": [217.2], "z": [-25.28]}, {"hovertemplate": "cluster_ID=27<br>TSNE_1=%{x}<br>TSNE_2=%{y}<br>TSNE_3=%{z}<extra></extra>", "legendgroup": "27", "marker": {"color": "#B6E880", "symbol": "circle"}, "mode": "markers", "name": "27", "scene": "scene", "showlegend": true, "type": "scatter3d", "x": [-239.4], "y": [92.59], "z": [-114.1]}, {"hovertemplate": "cluster_ID=28<br>TSNE_1=%{x}<br>TSNE_2=%{y}<br>TSNE_3=%{z}<extra></extra>", "legendgroup": "28", "marker": {"color": "#FF97FF", "symbol": "circle"}, "mode": "markers", "name": "28", "scene": "scene", "showlegend": true, "type": "scatter3d", "x": [207.3], "y": [126.2], "z": [-196.7]}], "layout": {"legend": {"title": {"text": "cluster_ID"}, "tracegroupgap": 0}, "margin": {"t": 60}, "scene": {"domain": {"x": [0, 1], "y": [0, 1]}, "xaxis": {"title": {"text": "TSNE_1"}}, "yaxis": {"title": {"text": "TSNE_2"}}, "zaxis": {"title": {"text": "TSNE_3"}}}}}

### Figure 4 — Plotly figure (JSON) as saved in the notebook; plotly's stock layout.template omitted (floating-point values rounded to 4 significant figures)
{"data": [{"hovertemplate": "cluster_ID=0<br>TSNE_1=%{x}<br>TSNE_2=%{y}<br>TSNE_3=%{z}<extra></extra>", "legendgroup": "0", "marker": {"color": "#636efa", "symbol": "circle"}, "mode": "markers", "name": "0", "scene": "scene", "showlegend": true, "type": "scatter3d", "x": [-25.57], "y": [165.0], "z": [-204.3]}, {"hovertemplate": "cluster_ID=1<br>TSNE_1=%{x}<br>TSNE_2=%{y}<br>TSNE_3=%{z}<extra></extra>", "legendgroup": "1", "marker": {"color": "#EF553B", "symbol": "circle"}, "mode": "markers", "name": "1", "scene": "scene", "showlegend": true, "type": "scatter3d", "x": [-117.0], "y": [-223.8], "z": [92.46]}, {"hovertemplate": "cluster_ID=2<br>TSNE_1=%{x}<br>TSNE_2=%{y}<br>TSNE_3=%{z}<extra></extra>", "legendgroup": "2", "marker": {"color": "#00cc96", "symbol": "circle"}, "mode": "markers", "name": "2", "scene": "scene", "showlegend": true, "type": "scatter3d", "x": [218.4], "y": [-86.24], "z": [212.1]}, {"hovertemplate": "cluster_ID=3<br>TSNE_1=%{x}<br>TSNE_2=%{y}<br>TSNE_3=%{z}<extra></extra>", "legendgroup": "3", "marker": {"color": "#ab63fa", "symbol": "circle"}, "mode": "markers", "name": "3", "scene": "scene", "showlegend": true, "type": "scatter3d", "x": [-29.84], "y": [-209.3], "z": [298.6]}, {"hovertemplate": "cluster_ID=4<br>TSNE_1=%{x}<br>TSNE_2=%{y}<br>TSNE_3=%{z}<extra></extra>", "legendgroup": "4", "marker": {"color": "#FFA15A", "symbol": "circle"}, "mode": "markers", "name": "4", "scene": "scene", "showlegend": true, "type": "scatter3d", "x": [-285.7], "y": [65.61], "z": [-10.24]}, {"hovertemplate": "cluster_ID=5<br>TSNE_1=%{x}<br>TSNE_2=%{y}<br>TSNE_3=%{z}<extra></extra>", "legendgroup": "5", "marker": {"color": "#19d3f3", "symbol": "circle"}, "mode": "markers", "name": "5", "scene": "scene", "showlegend": true, "type": "scatter3d", "x": [-6.572], "y": [974.7], "z": [-77.84]}, {"hovertemplate": "cluster_ID=6<br>TSNE_1=%{x}<br>TSNE_2=%{y}<br>TSNE_3=%{z}<extra></extra>", "legendgroup": "6", "marker": {"color": "#FF6692", "symbol": "circle"}, "mode": "markers", "name": "6", "scene": "scene", "showlegend": true, "type": "scatter3d", "x": [-188.5], "y": [-114.2], "z": [-61.49]}, {"hovertemplate": "cluster_ID=7<br>TSNE_1=%{x}<br>TSNE_2=%{y}<br>TSNE_3=%{z}<extra></extra>", "legendgroup": "7", "marker": {"color": "#B6E880", "symbol": "circle"}, "mode": "markers", "name": "7", "scene": "scene", "showlegend": true, "type": "scatter3d", "x": [171.0], "y": [158.6], "z": [-205.7]}, {"hovertemplate": "cluster_ID=8<br>TSNE_1=%{x}<br>TSNE_2=%{y}<br>TSNE_3=%{z}<extra></extra>", "legendgroup": "8", "marker": {"color": "#FF97FF", "symbol": "circle"}, "mode": "markers", "name": "8", "scene": "scene", "showlegend": true, "type": "scatter3d", "x": [262.3], "y": [-34.65], "z": [16.07]}, {"hovertemplate": "cluster_ID=9<br>TSNE_1=%{x}<br>TSNE_2=%{y}<br>TSNE_3=%{z}<extra></extra>", "legendgroup": "9", "marker": {"color": "#FECB52", "symbol": "circle"}, "mode": "markers", "name": "9", "scene": "scene", "showlegend": true, "type": "scatter3d", "x": [251.4], "y": [-59.44], "z": [-301.7]}, {"hovertemplate": "cluster_ID=10<br>TSNE_1=%{x}<br>TSNE_2=%{y}<br>TSNE_3=%{z}<extra></extra>", "legendgroup": "10", "marker": {"color": "#636efa", "symbol": "circle"}, "mode": "markers", "name": "10", "scene": "scene", "showlegend": true, "type": "scatter3d", "x": [-183.2], "y": [30.7], "z": [-205.5]}, {"hovertemplate": "cluster_ID=11<br>TSNE_1=%{x}<br>TSNE_2=%{y}<br>TSNE_3=%{z}<extra></extra>", "legendgroup": "11", "marker": {"color": "#EF553B", "symbol": "circle"}, "mode": "markers", "name": "11", "scene": "scene", "showlegend": true, "type": "scatter3d", "x": [37.49], "y": [68.9], "z": [-39.14]}, {"hovertemplate": "cluster_ID=12<br>TSNE_1=%{x}<br>TSNE_2=%{y}<br>TSNE_3=%{z}<extra></extra>", "legendgroup": "12", "marker": {"color": "#00cc96", "symbol": "circle"}, "mode": "markers", "name": "12", "scene": "scene", "showlegend": true, "type": "scatter3d", "x": [1.267], "y": [-26.04], "z": [272.3]}, {"hovertemplate": "cluster_ID=13<br>TSNE_1=%{x}<br>TSNE_2=%{y}<br>TSNE_3=%{z}<extra></extra>", "legendgroup": "13", "marker": {"color": "#ab63fa", "symbol": "circle"}, "mode": "markers", "name": "13", "scene": "scene", "showlegend": true, "type": "scatter3d", "x": [-366.8], "y": [103.5], "z": [228.9]}, {"hovertemplate": "cluster_ID=14<br>TSNE_1=%{x}<br>TSNE_2=%{y}<br>TSNE_3=%{z}<extra></extra>", "legendgroup": "14", "marker": {"color": "#FFA15A", "symbol": "circle"}, "mode": "markers", "name": "14", "scene": "scene", "showlegend": true, "type": "scatter3d", "x": [133.3], "y": [88.33], "z": [155.1]}, {"hovertemplate": "cluster_ID=15<br>TSNE_1=%{x}<br>TSNE_2=%{y}<br>TSNE_3=%{z}<extra></extra>", "legendgroup": "15", "marker": {"color": "#19d3f3", "symbol": "circle"}, "mode": "markers", "name": "15", "scene": "scene", "showlegend": true, "type": "scatter3d", "x": [-224.2], "y": [-27.4], "z": [178.3]}, {"hovertemplate": "cluster_ID=16<br>TSNE_1=%{x}<br>TSNE_2=%{y}<br>TSNE_3=%{z}<extra></extra>", "legendgroup": "16", "marker": {"color": "#FF6692", "symbol": "circle"}, "mode": "markers", "name": "16", "scene": "scene", "showlegend": true, "type": "scatter3d", "x": [88.21], "y": [-178.5], "z": [102.6]}, {"hovertemplate": "cluster_ID=17<br>TSNE_1=%{x}<br>TSNE_2=%{y}<br>TSNE_3=%{z}<extra></extra>", "legendgroup": "17", "marker": {"color": "#B6E880", "symbol": "circle"}, "mode": "markers", "name": "17", "scene": "scene", "showlegend": true, "type": "scatter3d", "x": [5.102], "y": [306.8], "z": [41.3]}, {"hovertemplate": "cluster_ID=18<br>TSNE_1=%{x}<br>TSNE_2=%{y}<br>TSNE_3=%{z}<extra></extra>", "legendgroup": "18", "marker": {"color": "#FF97FF", "symbol": "circle"}, "mode": "markers", "name": "18", "scene": "scene", "showlegend": true, "type": "scatter3d", "x": [-417.7], "y": [-253.5], "z": [-50.24]}, {"hovertemplate": "cluster_ID=19<br>TSNE_1=%{x}<br>TSNE_2=%{y}<br>TSNE_3=%{z}<extra></extra>", "legendgroup": "19", "marker": {"color": "#FECB52", "symbol": "circle"}, "mode": "markers", "name": "19", "scene": "scene", "showlegend": true, "type": "scatter3d", "x": [184.2], "y": [197.9], "z": [-2.486]}, {"hovertemplate": "cluster_ID=20<br>TSNE_1=%{x}<br>TSNE_2=%{y}<br>TSNE_3=%{z}<extra></extra>", "legendgroup": "20", "marker": {"color": "#636efa", "symbol": "circle"}, "mode": "markers", "name": "20", "scene": "scene", "showlegend": true, "type": "scatter3d", "x": [168.1], "y": [-30.83], "z": [-142.9]}, {"hovertemplate": "cluster_ID=21<br>TSNE_1=%{x}<br>TSNE_2=%{y}<br>TSNE_3=%{z}<extra></extra>", "legendgroup": "21", "marker": {"color": "#EF553B", "symbol": "circle"}, "mode": "markers", "name": "21", "scene": "scene", "showlegend": true, "type": "scatter3d", "x": [129.6], "y": [-269.0], "z": [-83.93]}, {"hovertemplate": "cluster_ID=22<br>TSNE_1=%{x}<br>TSNE_2=%{y}<br>TSNE_3=%{z}<extra></extra>", "legendgroup": "22", "marker": {"color": "#00cc96", "symbol": "circle"}, "mode": "markers", "name": "22", "scene": "scene", "showlegend": true, "type": "scatter3d", "x": [-52.97], "y": [173.4], "z": [192.6]}, {"hovertemplate": "cluster_ID=23<br>TSNE_1=%{x}<br>TSNE_2=%{y}<br>TSNE_3=%{z}<extra></extra>", "legendgroup": "23", "marker": {"color": "#ab63fa", "symbol": "circle"}, "mode": "markers", "name": "23", "scene": "scene", "showlegend": true, "type": "scatter3d", "x": [-132.0], "y": [181.4], "z": [-21.0]}, {"hovertemplate": "cluster_ID=24<br>TSNE_1=%{x}<br>TSNE_2=%{y}<br>TSNE_3=%{z}<extra></extra>", "legendgroup": "24", "marker": {"color": "#FFA15A", "symbol": "circle"}, "mode": "markers", "name": "24", "scene": "scene", "showlegend": true, "type": "scatter3d", "x": [-54.57], "y": [-470.1], "z": [83.28]}, {"hovertemplate": "cluster_ID=25<br>TSNE_1=%{x}<br>TSNE_2=%{y}<br>TSNE_3=%{z}<extra></extra>", "legendgroup": "25", "marker": {"color": "#19d3f3", "symbol": "circle"}, "mode": "markers", "name": "25", "scene": "scene", "showlegend": true, "type": "scatter3d", "x": [-63.07], "y": [-11.12], "z": [86.55]}, {"hovertemplate": "cluster_ID=26<br>TSNE_1=%{x}<br>TSNE_2=%{y}<br>TSNE_3=%{z}<extra></extra>", "legendgroup": "26", "marker": {"color": "#FF6692", "symbol": "circle"}, "mode": "markers", "name": "26", "scene": "scene", "showlegend": true, "type": "scatter3d", "x": [5.814], "y": [-124.5], "z": [-70.05]}, {"hovertemplate": "cluster_ID=27<br>TSNE_1=%{x}<br>TSNE_2=%{y}<br>TSNE_3=%{z}<extra></extra>", "legendgroup": "27", "marker": {"color": "#B6E880", "symbol": "circle"}, "mode": "markers", "name": "27", "scene": "scene", "showlegend": true, "type": "scatter3d", "x": [310.2], "y": [392.5], "z": [-43.12]}, {"hovertemplate": "cluster_ID=28<br>TSNE_1=%{x}<br>TSNE_2=%{y}<br>TSNE_3=%{z}<extra></extra>", "legendgroup": "28", "marker": {"color": "#FF97FF", "symbol": "circle"}, "mode": "markers", "name": "28", "scene": "scene", "showlegend": true, "type": "scatter3d", "x": [-6.104], "y": [-74.2], "z": [-260.1]}], "layout": {"legend": {"title": {"text": "cluster_ID"}, "tracegroupgap": 0}, "margin": {"t": 60}, "scene": {"domain": {"x": [0, 1], "y": [0, 1]}, "xaxis": {"title": {"text": "TSNE_1"}}, "yaxis": {"title": {"text": "TSNE_2"}}, "zaxis": {"title": {"text": "TSNE_3"}}}}}
